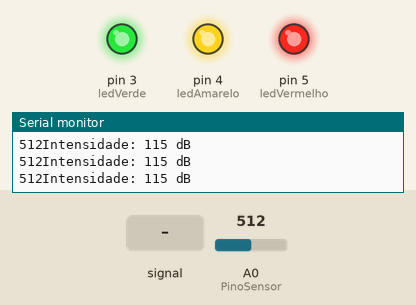
This sketch was run on a simulated Arduino Uno, built with avr-gcc and run on an emulated ATmega328P. Shown: output pins drawn as LEDs (lit = HIGH), the last lines printed to the serial monitor. The inputs (shaded band) are chosen by the test bench; at power-on: A0 (PinoSensor) = 512.

Above: at 1.2 s.
1.3 s: A0 (PinoSensor) fed a 2 Hz sine of ±306 counts around its level
At 1.47 s:
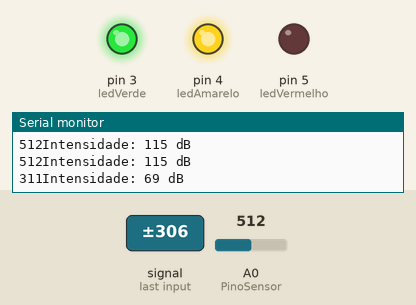
4.3 s: A0 (PinoSensor) set to 122
At 5.7 s:
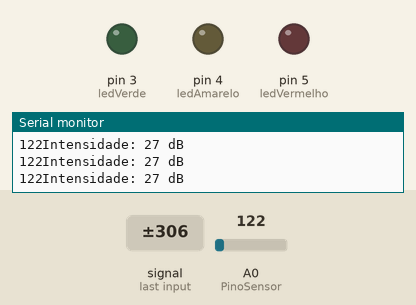
6.0 s: A0 (PinoSensor) set to 205
7.5 s: A0 (PinoSensor) set to 225
At 8.7 s:
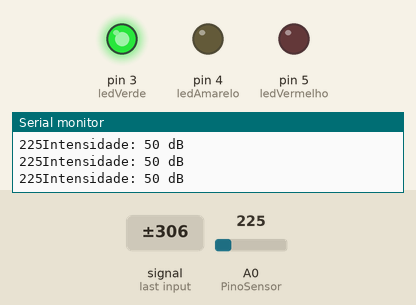
9.0 s: A0 (PinoSensor) set to 278
12.0 s: A0 (PinoSensor) set to 308
At 12.8 s:
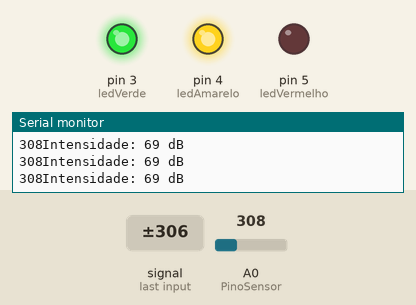
Timing chart, 0 to 14.6 s (numbered marks = the images above; inputs shaded):
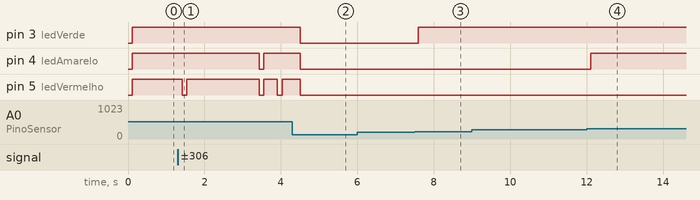

The sketch:

decibeis.ino
```cpp
const int PinoSensor = A0; // Pino Analógico de Entrada 0 (Saída do sensor KY-038)
const int ledVerde = 3;
const int ledAmarelo = 4;
const int ledVermelho = 5;

int ValorSensor = 0;
int valorMaior = 0;
float tensao = 0;
int dB = 0;
int cont = 0;

void setup() {
  Serial.begin(9600); // Inicializa a comunicação serial
    // Configuração dos pinos dos LEDs
  pinMode(ledVerde, OUTPUT);
  pinMode(ledAmarelo, OUTPUT);
  pinMode(ledVermelho, OUTPUT);
}

void loop() {
  // Coletando dados por um número menor de amostras para reduzir a latência
  while (cont < 1000) {  // Número menor de amostras para respostas mais rápidas
    ValorSensor = analogRead(PinoSensor); // Leitura do sensor KY-038
    if (ValorSensor > valorMaior) {
      valorMaior = ValorSensor; // Armazena o maior valor lido
    }
    cont++;
  }

 Serial.print(valorMaior);
  cont = 0; // Reinicia o contador para nova coleta
  tensao = valorMaior / 1023.0 * 4.6; // Ajustado para usar 4.6 como múltiplo

  // Cálculo aproximado para decibéis (ajuste conforme a calibração do sensor)
  dB = 50 * tensao; // Ajuste conforme o sensor KY-038

  // Garante que o valor de dB não seja negativo
  if (dB < 0) {
    dB = 0;
  }

  // Exibe o valor de dB no monitor serial
  Serial.print("Intensidade: ");
  Serial.print(dB);
  Serial.println(" dB");
// Controlando LEDs com base no valor de decibéis
  if (dB < 48) {
    digitalWrite(ledVerde, LOW);    // Som baixo, não acende o LED
    digitalWrite(ledAmarelo, LOW);
    digitalWrite(ledVermelho, LOW);
  }
    else if (dB < 65) {
    digitalWrite(ledVerde, HIGH);   // Som considerado, acende o LED Verde
    digitalWrite(ledAmarelo, LOW);
    digitalWrite(ledVermelho, LOW);
  } else if (dB < 80) {
    digitalWrite(ledVerde, HIGH);
    digitalWrite(ledAmarelo, HIGH);   // Som médio, acende o LED amarelo
    digitalWrite(ledVermelho, LOW);

  } else {
    digitalWrite(ledVerde, HIGH);
    digitalWrite(ledAmarelo, HIGH);
    digitalWrite(ledVermelho, HIGH);  // Som alto, acende o LED Vermelho
  }

  valorMaior = 0; // Reinicia o valor máximo para a próxima leitura

  delay(10);  // Delay reduzido para 10 ms para respostas mais rápidas

}
```

Measured:
- the behaviour switches between 213 and 214 on A0 (PinoSensor) (found by bisection; images 2 and 3)
- the behaviour switches between 289 and 290 on A0 (PinoSensor) (found by bisection; images 3 and 4)
- after the input at 1.3 s, pin 4 (ledAmarelo): HIGH → LOW after 2.1 s, → HIGH 0.12 s later; pin 5 (ledVermelho): goes LOW 0.12 s, HIGH 1.9 s, LOW 0.12 s, HIGH 0.36 s, LOW 0.12 s, then HIGH, starting after 0.12 s
- after the input at 4.3 s, pin 3 (ledVerde): HIGH → LOW after 0.20 s; pin 4 (ledAmarelo): HIGH → LOW after 0.20 s instead of 1.6 s
- after the input at 7.5 s, pin 3 (ledVerde): LOW → HIGH after 0.09 s
- after the input at 12.0 s, pin 4 (ledAmarelo): LOW → HIGH after 0.11 s
